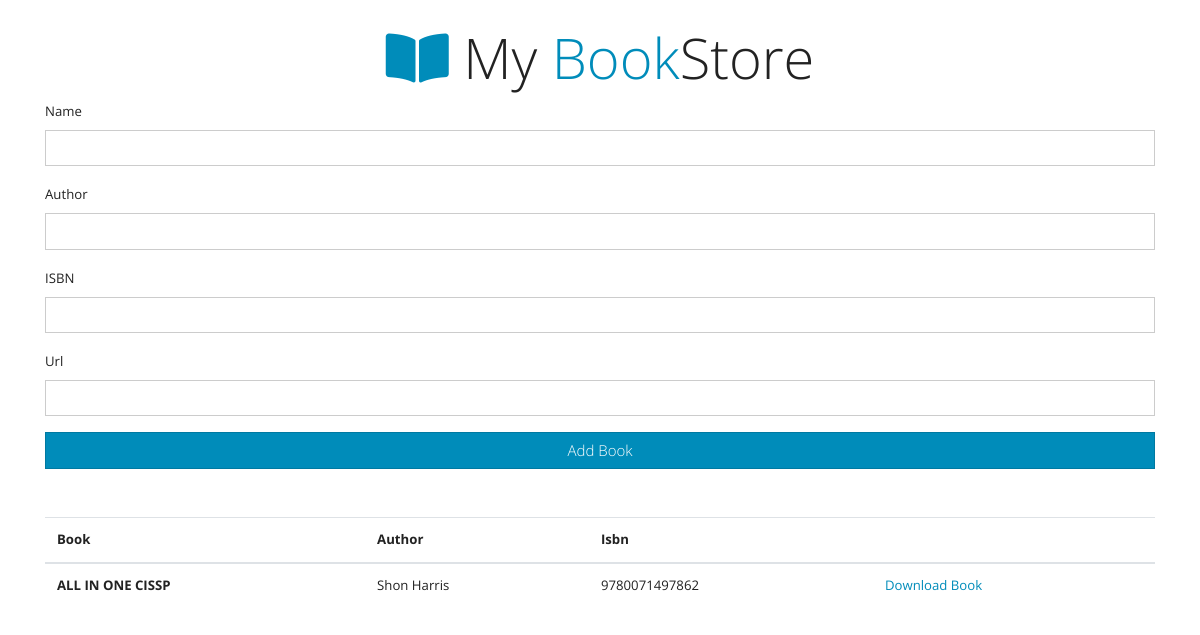
Before: / with the older database file.
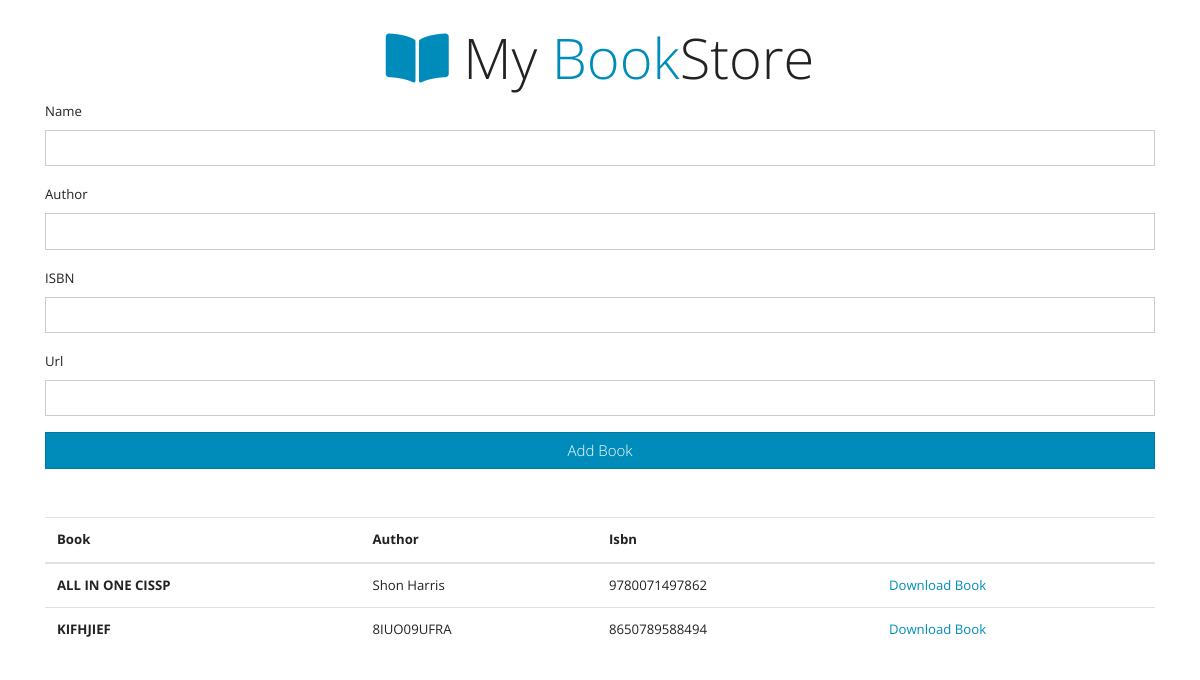
After: the same page with the newer database file.
### book/models.py (models this page shows, shortened)
class Book(models.Model):
	name = models.CharField(max_length=40,null = False)
	author = models.CharField(max_length=50,null=False)
	isbn = models.BigIntegerField(unique=True,null = False)
	book_url = models.URLField(default='https://www.bookcamp.com')
	pub_date = models.DateTimeField('date published',default=timezone.now)

### book/views.py (the view, shortened to what this page needs)
# urls.py: path('',views.index,name='index')
def index(request):
	books = Book.objects.order_by('pub_date')
	context = {
	'books':books
	}
	return render(request, 'index.html',context)

### book/templates/index.html (shortened to what this page needs)
<!DOCTYPE html>
<html lang="en">
<head>
    <link rel="stylesheet" href="https://use.fontawesome.com/releases/v5.6.3/css/all.css">
    <link rel="stylesheet" href="https://bootswatch.com/4/yeti/bootstrap.min.css">
</head>
<body>
    <div class="container mt-4">
         <h1 class="display-4 text-center">
           <i class="fas fa-book-open text-primary"></i> My <span class="text-primary">Book</span>Store
        </h1>
        <form action='{% url "book:index" %}' id="book-form" method='post'>
            <div class="form-group">
                <label for="title">Name</label>
                <input type="text" name="name" id="name" class="form-control">
            </div>
            <div class="form-group">
                <label for="author">Author</label>
                <input type="text" name='author' id="author" class="form-control">
            </div>
            <div class="form-group">
                <label for="isbn">ISBN</label>
                <input type="text" name="isbn" id="isbn" class="form-control">
            </div>
            <div class="form-group">
                <label for="url">Url</label>
                <input type="text" name="url" id="url" class="form-control">
            </div>
            <input type="submit" value="Add Book" class="btn btn-primary btn-block">
            <table class="table table-striped mt-5">
                <thead>
                    <tr>
                        <th>Book</th>
                        <th>Author</th>
                        <th>Isbn</th>
                        <th></th>
                    </tr>
                    {%for book in books%}
                        <tr>
                            <td><strong>{{book.name}}</strong></td>
                            <td>{{book.author}}</td>
                            <td>{{book.isbn}}</td>
                            <td><a href="{{book.book_url}}">Download Book</a></td>
                        </tr>
                    {%endfor%}
                </thead>
            </table>
        </form>
    </div>
</body>
</html>

Changed rows visible on the page:
added Book: name "KIFHJIEF", author "8IUO09UFRA", isbn "8650789588494"
